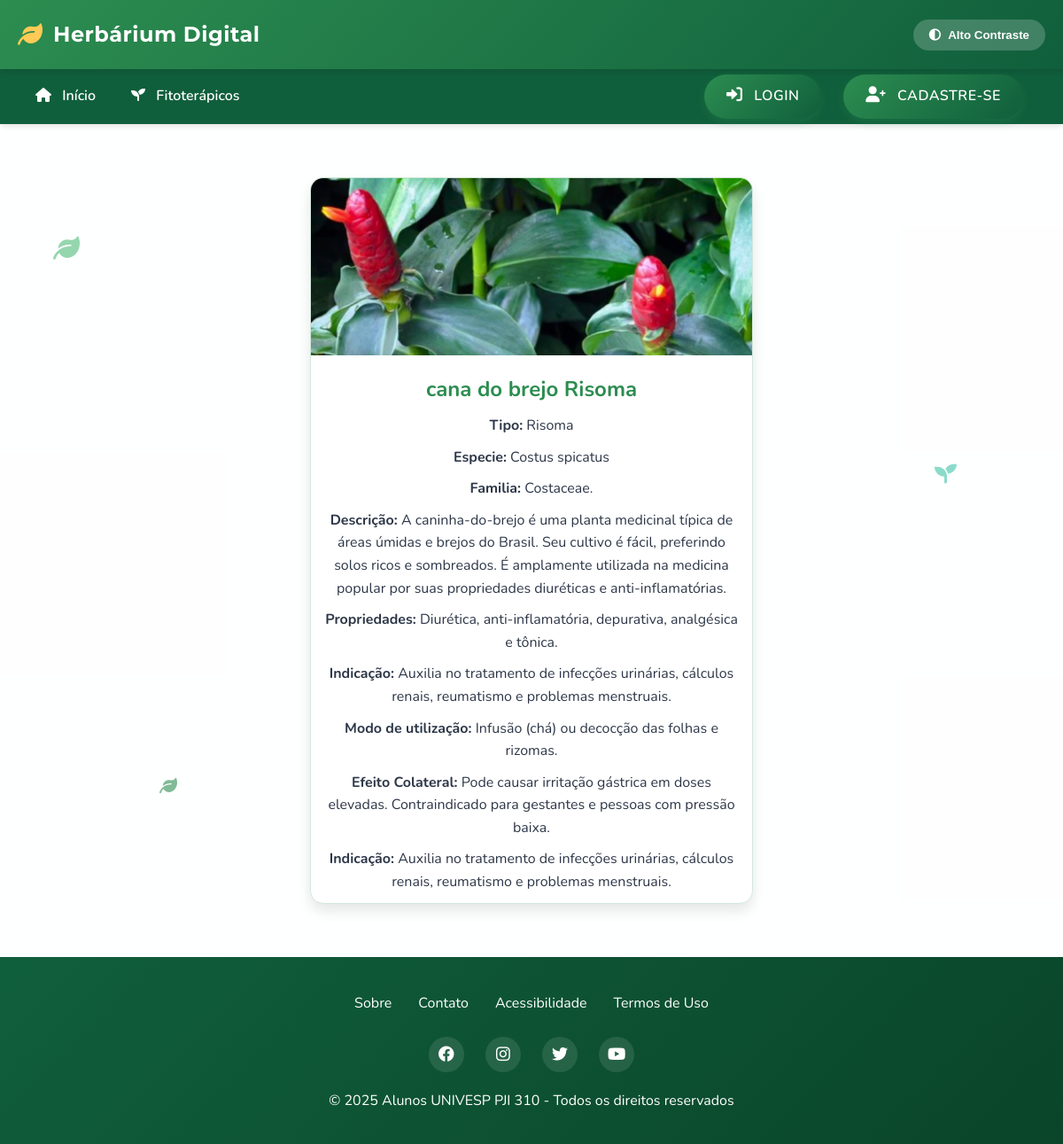
The app's page /fitoterapico/7/, older data.
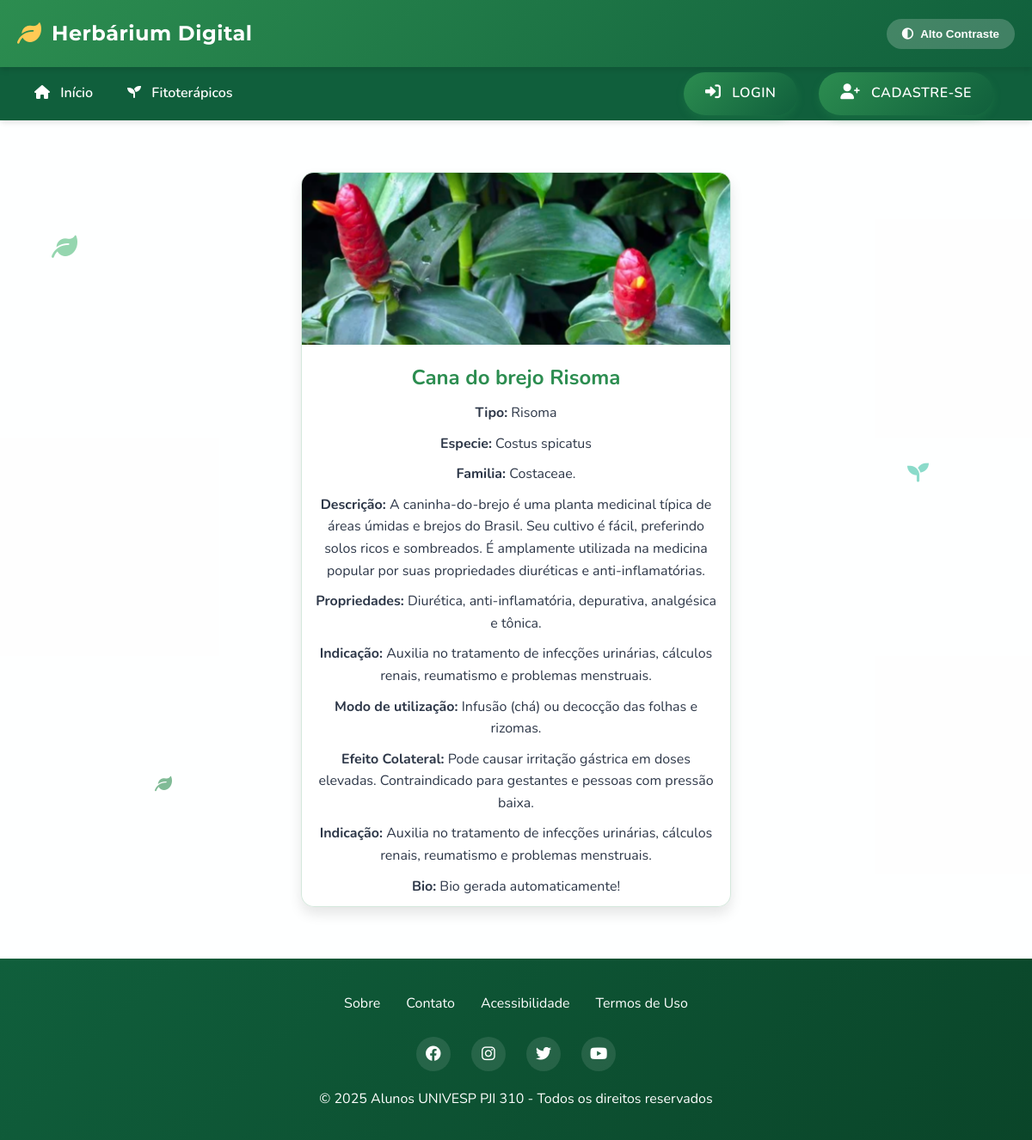
The same page, newer data.
### fitoterapico/models.py (models this page shows, shortened)
class Fitoterapico(models.Model):
    id = models.AutoField(primary_key=True)
    nome = models.CharField(max_length=100)
    tipo = models.ForeignKey(Tipo, on_delete=models.PROTECT, related_name='fitoterapico_tipo')
    especie = models.CharField(max_length=100)
    familia = models.CharField(max_length=100, blank=True, null=True)
    descricao = models.TextField()
    propriedades = models.TextField()
    indicacao = models.TextField()
    modo_uso = models.TextField()
    dosagem = models.CharField(max_length=100, blank=True, null=True)
    efeito_colateral = models.TextField(blank=True, null=True)
    preco = models.FloatField(blank=True, null=True)
    foto = models.ImageField(upload_to='fitoterapico/', blank=True, null=True)
    bio = models.TextField(blank=True, null=True)

class Tipo(models.Model):
    id = models.AutoField(primary_key=True)
    nome = models.CharField(max_length=200)
    def __str__(self):
        return self.nome

### fitoterapico/views.py (the view)
# urls.py: path('fitoterapico/<int:pk>/', FitoterapicoDetailView.as_view(), name='fitoterapico_detail'),
class FitoterapicoDetailView(DetailView):
    model = Fitoterapico
    template_name = 'fitoterapico_detail.html'

### fitoterapico/templates/fitoterapico_detail.html (shortened to what this page needs)
{% extends "base.html" %}
{% block content %}
  <div class="fitoterapico-card">
    {% if object.foto %}
      <img src="{{ object.foto.url }}" alt="{{ object.nome }} - {{ object.tipo }}" loading="lazy">
    {% else %}
        <p class="no-foto">Imagem não disponível</p>
    {% endif %}
      <h2>{{ object.nome }} {{ object.tipo }}</h2>
      <p><strong>Tipo:</strong> {{ object.tipo }}</p>
      <p><strong>Especie:</strong> {{ object.especie }}</p>
      <p><strong>Familia:</strong> {{ object.familia }}</p>
      <p><strong>Descrição:</strong> {{ object.descricao }}</p>
      <p><strong>Propriedades:</strong> {{ object.propriedades }}</p>
      <p><strong>Indicação:</strong> {{ object.indicacao }}</p>
      <p><strong>Modo de utilização:</strong> {{ object.modo_uso }}</p>
      <p><strong>Efeito Colateral:</strong> {{ object.efeito_colateral }}</p>
      <p><strong>Indicação:</strong> {{ object.indicacao }}</p>
      {% if object.bio %}
        <p><strong>Bio:</strong> {{ object.bio }}</p>
      {% endif %}
  </div>
{% endblock %}

### app/templates/base.html (shortened to what this page needs)
<!DOCTYPE html>
<html lang="pt-br">
<head>
  <link href="https://cdnjs.cloudflare.com/ajax/libs/font-awesome/6.0.0-beta3/css/all.min.css" rel="stylesheet">
</head>
<body>
  <div class="floating-element leaf1"><i class="fas fa-leaf"></i></div>
  <div class="floating-element leaf2"><i class="fas fa-seedling"></i></div>
  <div class="floating-element leaf3"><i class="fas fa-leaf"></i></div>
  <header>
    <div class="header-content">
      <div class="logo">
        <i class="fas fa-leaf"></i>
        <h1>Herbárium Digital</h1>
      </div>
      <div class="accessibility-controls">
        <button class="contrast-btn" onclick="toggleContrast()">
          <i class="fas fa-adjust"></i>
          Alto Contraste
        </button>
      </div>
    </div>
  </header>
  <nav role="navigation" aria-label="Menu principal">
    <div class="nav-container">
      <ul>
        <li><a href="{% url 'home' %}"><i class="fas fa-home"></i> Início</a></li>
        <li><a href="{% url 'fitoterapico_list' %}"><i class="fas fa-seedling"></i> Fitoterápicos</a></li>
      </ul>
      <div class="user-info">
        {% if user.is_authenticated %}
          <i class="fas fa-user-circle"></i>
          <span>Olá, {{ user.username }}</span>
          <a href="{% url 'logout' %}" class="btn btn-secondary" style="margin-left: 15px;">
            <i class="fas fa-sign-out-alt"></i> Sair
          </a>
        {% else %}
          <a href="{% url 'login' %}" class="btn">
            <i class="fas fa-sign-in-alt"></i> Login
          </a>
          <a href="{% url 'registro' %}" class="btn btn-secondary" style="margin-left: 15px;">
            <i class="fas fa-user-plus"></i> Cadastre-se
          </a>
        {% endif %}
      </div>
    </div>
  </nav>
  <main>
    <div class="container">
      {% block content %}{% endblock %}
    </div>
  </main>
  <footer>
    <div class="footer-content">
      <div class="footer-links">
        <a href="#">Sobre</a>
        <a href="#">Contato</a>
        <a href="#">Acessibilidade</a>
        <a href="#">Termos de Uso</a>
      </div>
      <div class="social-icons">
        <a href="#"><i class="fab fa-facebook"></i></a>
        <a href="#"><i class="fab fa-instagram"></i></a>
        <a href="#"><i class="fab fa-twitter"></i></a>
        <a href="#"><i class="fab fa-youtube"></i></a>
      </div>
      <p>&copy; 2025 Alunos UNIVESP PJI 310 - Todos os direitos reservados</p>
    </div>
  </footer>
</body>
</html>

### fitoterapico/templates/fitoterapico_detail.html (style rules this page uses)
body { background-image: url('https://images.unsplash.com/photo-1584308666744-24d5c474f2ae?ixlib=rb-4.0.3&ixid=M3wxMjA3fDB8MHxwaG90by1wYWdlfHx8fGVufDB8fHx8fA%3D%3D&auto=format&fit=crop&w=2830&q=80'); background-size: cover; background-attachment: fixed; background-position: center; position: relative; }
body::before { content: ""; position: absolute; top: 0; left: 0; width: 100%; height: 100%; background-color: rgba(255, 255, 255, 0.85); z-index: -1; }
.fitoterapico-card { background-color: rgba(255, 255, 255, 0.9); box-shadow: 0 8px 15px rgba(0, 0, 0, 0.1); border-radius: 15px; overflow: hidden; text-align: center; transition: all 0.3s ease; max-width: 500px; margin: 20px auto 0; margin-bottom: 20px; border: 1px solid rgba(44, 141, 80, 0.2); position: relative; z-index: 1; }
.fitoterapico-card img { width: 100%; height: 200px; object-fit: cover; }
.fitoterapico-card h2 { font-size: 1.5rem; margin: 10px; color: var(--primary-color); }
.fitoterapico-card p { font-size: 1rem; margin-bottom: 10px; padding: 0 15px; }
.btn { display: inline-block; background: linear-gradient(135deg, var(--primary-color) 0%, var(--primary-dark) 100%); color: #fff; border: none; padding: 12px 25px; font-size: 16px; border-radius: 30px; cursor: pointer; transition: all 0.3s ease; margin: 0 10px; box-shadow: 0 4px 10px rgba(44, 141, 80, 0.3); text-transform: uppercase; font-weight: 600; letter-spacing: 0.5px; }
a { text-decoration: none !important; }

Row changes from the older to the newer data that the page shows:
changed Fitoterapico "Costus spicatus": nome "cana do brejo" → "Cana do brejo"; bio (not shown) → "Bio gerada automaticamente!"
Text that changed along with them:
text now shown: "Bio:"
